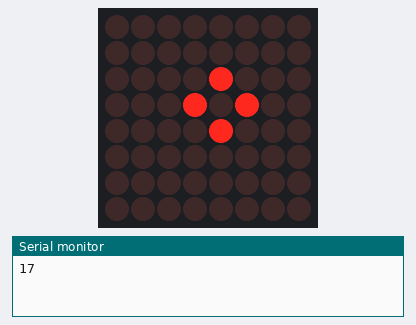
This sketch was run on a simulated Arduino Uno, built with avr-gcc and run on an emulated ATmega328P. Shown: 8×8 LED matrix, the last lines printed to the serial monitor. Random numbers use the default seed unless the sketch sets one.

Above: at 1.8 s.
At 4.84 s:
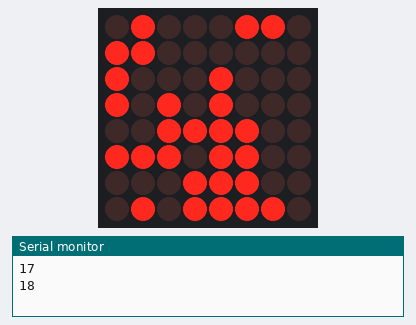
At 7.92 s:
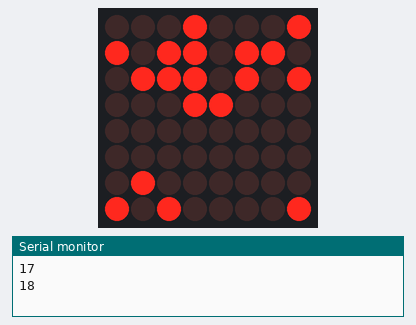
At 13.97 s:
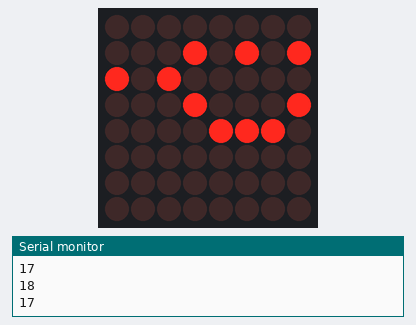
At 26.1 s:
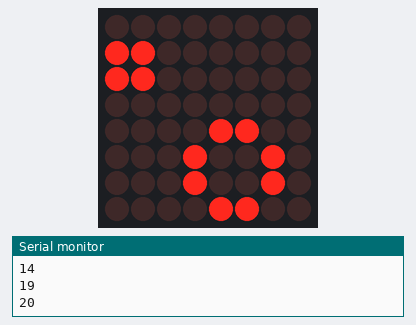
At 37.7 s:
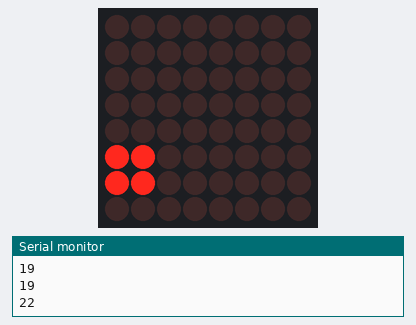

The sketch:

Life.ino
```cpp
/*
 * Life_7219
 *
 * The game of life implemented on an 8x8 matrix controlled by a Maxim 7219 chip.
 */
#include "LedControl.h"

const byte SIZE = 8;
const byte MAX_SAME_POP = 16;
const int MAX_GENERATIONS = 900;
const int DELAY = 100;

LedControl lc = LedControl(12, 11, 10, 1);
byte world[SIZE][SIZE][2];
int generation = 0;
byte population = 0;
byte last_population = 0;
byte same_pop_count = 0;
byte density = 25;

void setup()
{
  Serial.begin(9600);

  /* Wake up the LED matrix. */
  lc.shutdown(0, false);

  /* Set the brightness to a medium values */
  lc.setIntensity(0, 8);

  /* Clear the display. */
  lc.clearDisplay(0);

  /* Set up the world. */
  reset_world();
}

void loop()
{
  ++generation;
  last_population = population;

  /* Display the current generation. */
  for (int row = 0; row < SIZE; ++row) {
    int row_value = 0;
    for (int col = 0; col < SIZE; ++col) {
      row_value = (row_value << 1) + world[row][col][0];
    }
    lc.setRow(0, row, row_value);
  }

  /* Create the next generation. */
  for (int row = 0; row < SIZE; ++row) {
     for (int col = 0; col < SIZE; ++col) {
       /* Default is that the cell stays the same. */
       world[row][col][1] = world[row][col][0];
       int neighbors = count_neighbors(row, col);
       if (neighbors == 3 && world[row][col][0] == 0) {
         /* A new cell is born. */
         world[row][col][1] = 1;
         ++population;
       }
       else if ((neighbors < 2 || neighbors > 3) && world[row][col][0] == 1) {
         /* Cell is either isolated or crowded, dies. */
         world[row][col][1] = 0;
         --population;
       }
     }
  }

  /* Copy the next generation into place. */
  /* memcpy(&world[0][0][0], &world[0][0][1], SIZE * SIZE); */
  for (int row = 0; row < SIZE; ++row) {
    for (int col = 0; col < SIZE; ++col) {
      world[row][col][0] = world[row][col][1];
    }
  }

  /* Check to make sure things are still changing. */
  if (population == last_population) {
    ++same_pop_count;
    if (same_pop_count > MAX_SAME_POP) {
      reset_world();
    }
  }
  else {
    same_pop_count = 0;
  }

  if (generation > MAX_GENERATIONS) {
    reset_world();
  }

  delay(DELAY);
}


int count_neighbors(int row, int col)
{
   return world[(row + 1) % SIZE][col][0] +
         world[row][(col + 1) % SIZE][0] +
         world[(row + SIZE - 1) % SIZE][col][0] +
         world[row][(col + SIZE - 1) % SIZE][0] +
         world[(row + 1) % SIZE][(col + 1) % SIZE][0] +
         world[(row + SIZE - 1) % SIZE][(col + 1) % SIZE][0] +
         world[(row + SIZE - 1) % SIZE][(col + SIZE - 1) % SIZE][0] +
         world[(row + 1) % SIZE][(col + SIZE - 1) % SIZE][0];
}

void reset_world()
{
  population = 0;
  last_population = 0;
  same_pop_count = 0;
  generation = 0;
  respawn(density);
}

void respawn(byte density)
{
  for (int row = 0; row < SIZE; ++row) {
    for (int col = 0; col < SIZE; ++col) {
      if (random(100) < density) {
        // Add an individual at the current position.
        world[row][col][0] = 1;
        ++population;
      }
      else {
        world[row][col][0] = 0;
      }
      world[row][col][1] = 0;
    }
  }

  Serial.println(population);
}
```

Measured:
- what the display in image 0 shows lasts 1.8 s, from 1.7 s to 3.5 s
